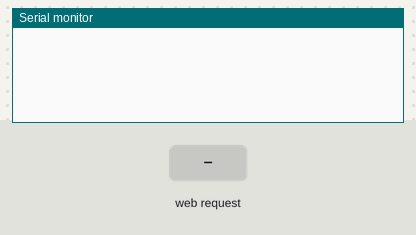
The sketch below on a simulated ESP8266 (NodeMCU). On the bench: the last lines printed to the serial monitor. Inputs (shaded band) come from the test bench. WiFi joins after 1.5 s; servers stay silent unless stated.

Above: at 2.7 s.
2.8 s: HTTP request GET /start received
At 3.4 s:
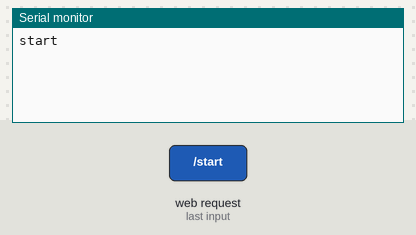
4.3 s: HTTP request GET /stop received
At 5.8 s:
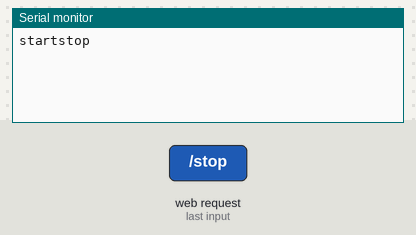

Measured:
- after the input at 2.8 s, the serial monitor: prints a new line at once (image 1)
- after the input at 4.3 s, the serial monitor: prints a new line at once (image 2)

The sketch:

MPU_9250_web_server.ino
```cpp
#include <ESP8266WiFi.h>
#include <WiFiClient.h>
#include <ESP8266WebServer.h>
#include <ESP8266mDNS.h>

const char* ssid = "ssid";
const char* password = "pswd";

ESP8266WebServer server(80);

String statusDroneValue = "Not Ready";

void handleRoot() {
  server.send(200, "text/plain", "Drone Control");
}

void statusDrone() {
  if (statusDroneValue == "Ready"){
    server.send(200, "text/plain", "Drone Ready");
  } else {
    server.send(200, "text/plain", "Drone Not Ready");
  }
}

void startDrone() {
  server.send(200, "text/plain", "start");
  Serial.print("start");
}

void stopDrone() {
  server.send(200, "text/plain", "stop");
  Serial.print("stop");
}


void handleNotFound(){
   String message = "File Not Found\n\n";
   message += "URI: ";
   message += server.uri();
   message += "\nMethod: ";
   message += (server.method() == HTTP_GET)?"GET":"POST";
   message += "\nArguments: ";
   message += server.args();
   message += "\n";
   for (uint8_t i=0; i<server.args(); i++){
     message += " " + server.argName(i) + ": " + server.arg(i) + "\n";
   }
   server.send(404, "text/plain", message);
}

void setup(void){
  Serial.begin(115200);
  while (!Serial) {
    ; // wait for serial port to connect. Needed for native USB port only
  }
  statusDroneValue = "Ready";
  WiFi.begin(ssid, password);
  // Wait for connection
  while (WiFi.status() != WL_CONNECTED) {
    delay(500);
  }

  if (MDNS.begin("esp8266")) {
    // Serial.println("MDNS responder started");
  }

  server.on("/", handleRoot);
  server.on("/start", startDrone);
  server.on("/stop", stopDrone);
  server.on("/status", statusDrone);

  server.onNotFound(handleNotFound);

  server.begin();

}

void loop(void){
  server.handleClient();
}
```
